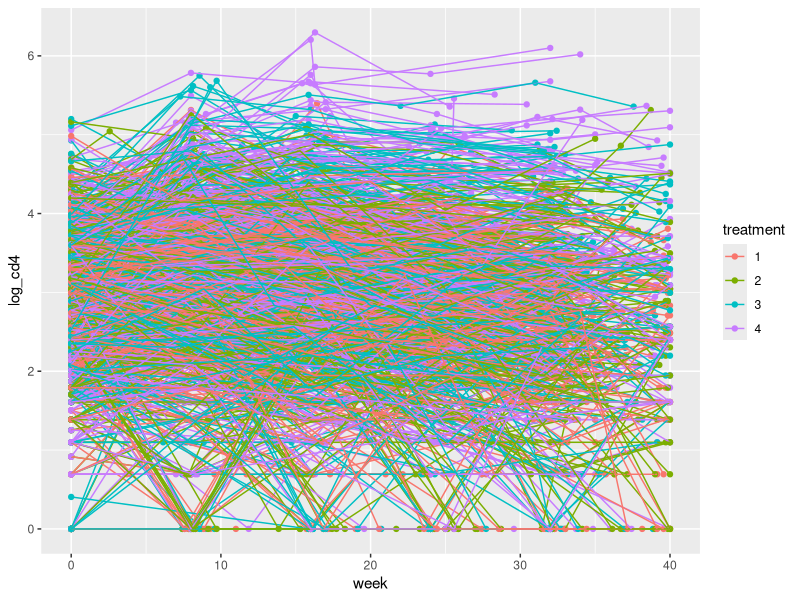

The R script that drew this image:
## ---- chunk 1
library(tidyverse)
library(magrittr)

aids <- read_csv(here::here("data/aids.csv"))

# change treatment to factor
aids %<>% 
  mutate(treatment = factor(treatment))

glimpse(aids)

# number of participants
num_of_subjects <- aids %>% 
  group_by(id) %>% 
  count() %>% 
  nrow()
## ---- chunk 2
# spaghetti plot
aids %>% 
  ggplot(aes(x = week, y = log_cd4, group = id, color = treatment)) +
  geom_point() +
  geom_line()
## ---- chunk 3
summary(aids)
